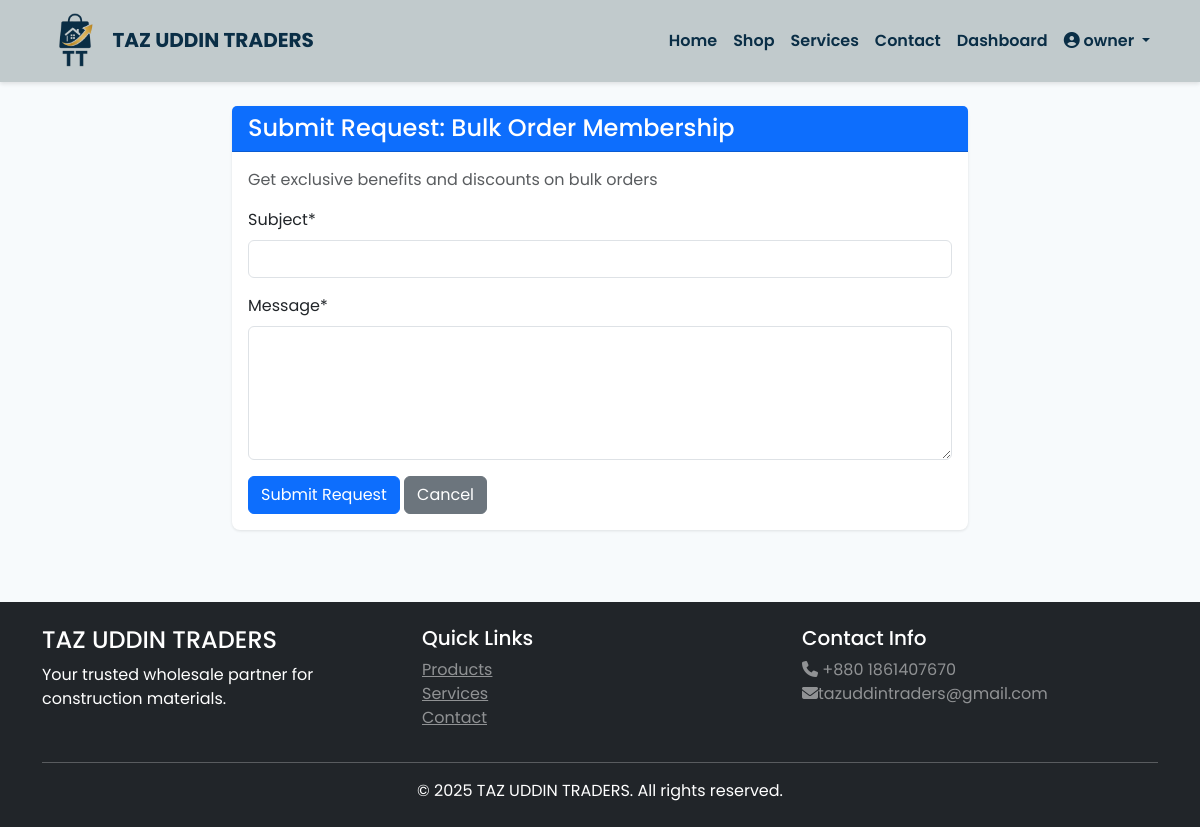
/services/request/1/ (signed in), run on the app's committed database.
### accounts/models.py (models this page shows)
class User(AbstractUser):
    ROLE_CHOICES = (
        ('superadmin', 'Superadmin'),
        ('owner', 'Owner'),
        ('client', 'Client'),
    )
    role = models.CharField(max_length=20, choices=ROLE_CHOICES, default='client')
    phone = models.CharField(max_length=15, blank=True)
    address = models.TextField(blank=True)
    created_at = models.DateTimeField(auto_now_add=True)
    updated_at = models.DateTimeField(auto_now=True)
    class Meta:
        db_table = 'users'
    def is_superadmin(self):
        return self.role == 'superadmin'
    def is_owner(self):
        return self.role == 'owner'
    def is_client(self):
        return self.role == 'client'

### services/models.py (models this page shows, shortened)
class Service(models.Model):
    SERVICE_TYPES = (
        ('membership', 'Membership'),
        ('appointment', 'Appointment (In-person)'),
        ('online_appointment', 'Online Appointment'),
        ('order', 'Order Placement'),
        ('complaint', 'Complaint Submission'),
        ('fast_track', 'Fast Track Help'),
        ('general', 'General Request'),
    )
    title = models.CharField(max_length=200)
    service_type = models.CharField(max_length=30, choices=SERVICE_TYPES)
    description = models.TextField()
    icon = models.CharField(max_length=50, blank=True)
    is_active = models.BooleanField(default=True)
    created_at = models.DateTimeField(auto_now_add=True)
    updated_at = models.DateTimeField(auto_now=True)

### services/views.py (the view, shortened to what this page needs)
# urls.py: path('request/<int:service_id>/', views.ClientRequestCreateView.as_view(), name='create_request'),
class ClientRequestCreateView(LoginRequiredMixin, CreateView):
    model = Request
    form_class = RequestForm
    template_name = 'services/request_form.html'
    success_url = reverse_lazy('services:request_list')
    def get_context_data(self, **kwargs):
        context = super().get_context_data(**kwargs)
        service_id = self.kwargs.get('service_id')
        if service_id:
            context['service'] = Service.objects.get(pk=service_id)
        return context

### services/forms.py
class RequestForm(forms.ModelForm):
    class Meta:
        model = Request
        fields = ['subject', 'message']
        widgets = {
            'message': forms.Textarea(attrs={'rows': 5})
        }

### templates/services/request_form.html (shortened to what this page needs)
{% extends 'base.html' %}
{% load crispy_forms_tags %}
{% block content %}
<div class="container">
    <div class="row justify-content-center">
        <div class="col-md-8">
            <div class="card">
                <div class="card-header bg-primary text-white">
                    <h4 class="mb-0">Submit Request: {{ service.title }}</h4>
                </div>
                <div class="card-body">
                    <p class="text-muted">{{ service.description }}</p>
                    <form method="post">
                        {{ form|crispy }}
                        <button type="submit" class="btn btn-primary">Submit Request</button>
                        <a href="{% url 'services:service_list' %}" class="btn btn-secondary">Cancel</a>
                    </form>
                </div>
            </div>
        </div>
    </div>
</div>
{% endblock %}

### templates/base.html (shortened to what this page needs)
 {% load static %}
<!DOCTYPE html>
<html lang="en">
<head>
    <link href="https://cdn.jsdelivr.net/npm/bootstrap@5.3.0/dist/css/bootstrap.min.css" rel="stylesheet">
    <link rel="stylesheet" href="https://cdnjs.cloudflare.com/ajax/libs/font-awesome/6.4.0/css/all.min.css">
    {% load static %}
    <link rel="stylesheet" href="{% static 'css/style.css' %}">
</head>
<body>
    <nav class="navbar navbar-expand-lg navbar-dark" style="background-color: #C1CACC;">
        <div class="container">
            <a class="navbar-brand fw-bold" href="{% url 'core:home' %}" style="color:#0A2E46;">
                <img src="{% static 'img/logo.png' %}"  style="height:3.5rem;"> TAZ UDDIN TRADERS
            </a>
            <div class="collapse navbar-collapse" id="navbarNav">
                <ul class="navbar-nav ms-auto">
                    <li class="nav-item">
                        <a class="nav-link" style="color:#0A2E46;" href="{% url 'core:home' %}">Home</a>
                    </li>
                    <li class="nav-item">
                        <a class="nav-link" style="color:#0A2E46;" href="{% url 'shop:product_list' %}">Shop</a>
                    </li>
                    <li class="nav-item">
                        <a class="nav-link" style="color:#0A2E46;" href="{% url 'services:service_list' %}">Services</a>
                    </li>
                    <li class="nav-item">
                        <a class="nav-link" style="color:#0A2E46;" href="{% url 'core:contact' %}">Contact</a>
                    </li>
                    {% if user.is_authenticated %}
                        {% if user.is_owner or user.is_superadmin %}
                            <li class="nav-item">
                                <a class="nav-link" style="color:#0A2E46;" href="{% url 'core:owner_dashboard' %}">Dashboard</a>
                            </li>
                        {% endif %}
                        <li class="nav-item dropdown">
                            <a class="nav-link dropdown-toggle" style="color:#0A2E46;" href="#" id="navbarDropdown" role="button" data-bs-toggle="dropdown">
                                <i class="fas fa-user-circle"></i> {{ user.username }}
                            </a>
                        </li>
                    {% endif %}
                </ul>
            </div>
        </div>
    </nav>
    <main class="py-4">
        {% block content %}{% endblock %}
    </main>
    <footer class="bg-dark text-white py-4 mt-5">
        <div class="container">
            <div class="row">
                <div class="col-md-4">
                    <h4>TAZ UDDIN TRADERS</h4>
                    <p>Your trusted wholesale partner for construction materials.</p>
                </div>
                <div class="col-md-4">
                    <h5>Quick Links</h5>
                    <ul class="list-unstyled">
                        <li><a href="{% url 'shop:product_list' %}" class="text-white-50">Products</a></li>
                        <li><a href="{% url 'services:service_list' %}" class="text-white-50">Services</a></li>
                        <li><a href="{% url 'core:contact' %}" class="text-white-50">Contact</a></li>
                    </ul>
                </div>
                <div class="col-md-4">
                    <h5>Contact Info</h5>
                    <p class="text-white-50">
                        <i class="fas fa-phone"></i> +880 1861407670<br>
                        <i class="fas fa-envelope"></i>tazuddintraders@gmail.com
                    </p>
                </div>
            </div>
            <hr class="bg-white">
            <p class="text-center mb-0">&copy; 2025 TAZ UDDIN TRADERS. All rights reserved.</p>
        </div>
    </footer>
</body>
</html>

### static/css/style.css (style rules this page uses)
:root { --primary-color: #1a365d; --secondary-color: #2d3748; --success-color: #48bb78; --danger-color: #f56565; --warning-color: #ecc94b; --light-bg: #f7fafc; --border-radius: 0.5rem; }
body { font-family: 'Poppins', sans-serif; background-color: var(--light-bg); }
.navbar { box-shadow: 0 2px 4px rgba(0,0,0,0.1); font-weight: 600; }
.card { border: none; border-radius: var(--border-radius); box-shadow: 0 1px 3px rgba(0,0,0,0.1); transition: transform 0.2s; }

### data on the page
User: username "owner"
Service: title "Bulk Order Membership", description "Get exclusive benefits and discounts on bulk orders"
